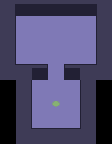

A level layout from a 2D game, rendered from its tile map. Below: a short description, then the map file with its tile-grid data intact:
An orthogonal 7x9 tile map with 16x16 px tiles, 1 tile layer (tiles), 2 hidden layers not drawn and 4 objects (2x PressurePlate, PlayerStart, Door).

<map version="1.2" tiledversion="1.3.2" orientation="orthogonal" renderorder="right-down" compressionlevel="0" width="7" height="9" tilewidth="16" tileheight="16" infinite="0" nextlayerid="7" nextobjectid="13">
 <editorsettings>
  <export target="../Maps/map_5.json" format="json" />
 </editorsettings>
 <properties>
  <property name="Name" value="Double Trouble" />
 </properties>
 <tileset firstgid="1" source="Tiles_1.tsx" />
 <layer id="1" name="tiles" width="7" height="9">
  <data encoding="csv">
1,2,2,2,2,2,3,
21,22,22,22,22,22,23,
21,22,22,22,22,22,23,
21,22,22,22,22,22,23,
41,42,51,22,50,42,43,
0,21,22,22,22,23,0,
0,21,22,4,22,23,0,
0,21,22,22,22,23,0,
0,41,42,42,42,43,0
</data>
 </layer>
 <layer id="5" name="collidable" width="7" height="9" visible="0">
  <data encoding="csv">
2,2,2,2,2,2,2,
2,0,0,0,0,0,2,
2,0,0,0,0,0,2,
2,0,0,0,0,0,2,
2,2,2,0,2,2,2,
0,2,0,0,0,2,0,
0,2,0,0,0,2,0,
0,2,0,0,0,2,0,
0,2,2,2,2,2,0
</data>
 </layer>
 <layer id="6" name="win" width="7" height="9" visible="0">
  <data encoding="csv">
0,0,0,0,0,0,0,
0,0,0,0,0,0,0,
0,0,0,0,0,0,0,
0,0,0,0,0,0,0,
0,0,0,0,0,0,0,
0,0,0,0,0,0,0,
0,0,0,4,0,0,0,
0,0,0,0,0,0,0,
0,0,0,0,0,0,0
</data>
 </layer>
 <objectgroup id="4" name="entities">
  <object id="4" type="PlayerStart" x="52.3777" y="36.0804" width="7.63636" height="6" />
  <object id="10" name="2" type="Door" x="54.3216" y="70.4046" width="3.5" height="3.375">
   <properties>
    <property name="Blocking" value="True" />
   </properties>
  </object>
  <object id="11" name="2" type="PressurePlate" x="83.7506" y="52.7817" width="9.375" height="8.125" />
  <object id="12" name="2" type="PressurePlate" x="19.1307" y="52.8466" width="9.375" height="8.125" />
 </objectgroup>
</map>
